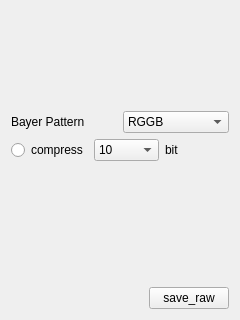
<?xml version="1.0" encoding="UTF-8"?>
<ui version="4.0">
 <class>Ui_save_raw_Form</class>
 <widget class="QWidget" name="Ui_save_raw_Form">
  <property name="geometry">
   <rect>
    <x>0</x>
    <y>0</y>
    <width>240</width>
    <height>320</height>
   </rect>
  </property>
  <property name="windowTitle">
   <string>Form</string>
  </property>
  <layout class="QVBoxLayout" name="verticalLayout_2">
   <item>
    <spacer name="verticalSpacer_2">
     <property name="orientation">
      <enum>Qt::Vertical</enum>
     </property>
     <property name="sizeHint" stdset="0">
      <size>
       <width>20</width>
       <height>40</height>
      </size>
     </property>
    </spacer>
   </item>
   <item>
    <layout class="QVBoxLayout" name="verticalLayout">
     <item>
      <layout class="QHBoxLayout" name="horizontalLayout_2">
       <item>
        <widget class="QLabel" name="label">
         <property name="text">
          <string>Bayer Pattern</string>
         </property>
        </widget>
       </item>
       <item>
        <widget class="QComboBox" name="bayer">
         <item>
          <property name="text">
           <string>RGGB</string>
          </property>
         </item>
         <item>
          <property name="text">
           <string>BGGR</string>
          </property>
         </item>
         <item>
          <property name="text">
           <string>GRBG</string>
          </property>
         </item>
         <item>
          <property name="text">
           <string>GBRG</string>
          </property>
         </item>
        </widget>
       </item>
      </layout>
     </item>
     <item>
      <layout class="QHBoxLayout" name="horizontalLayout">
       <item>
        <widget class="QRadioButton" name="compress">
         <property name="text">
          <string>compress</string>
         </property>
        </widget>
       </item>
       <item>
        <widget class="QComboBox" name="bit">
         <item>
          <property name="text">
           <string>10</string>
          </property>
         </item>
         <item>
          <property name="text">
           <string>12</string>
          </property>
         </item>
         <item>
          <property name="text">
           <string>14</string>
          </property>
         </item>
        </widget>
       </item>
       <item>
        <widget class="QLabel" name="label_2">
         <property name="text">
          <string>bit</string>
         </property>
        </widget>
       </item>
      </layout>
     </item>
     <item>
      <spacer name="horizontalSpacer_3">
       <property name="orientation">
        <enum>Qt::Horizontal</enum>
       </property>
       <property name="sizeHint" stdset="0">
        <size>
         <width>40</width>
         <height>20</height>
        </size>
       </property>
      </spacer>
     </item>
     <item>
      <spacer name="horizontalSpacer_2">
       <property name="orientation">
        <enum>Qt::Horizontal</enum>
       </property>
       <property name="sizeHint" stdset="0">
        <size>
         <width>40</width>
         <height>20</height>
        </size>
       </property>
      </spacer>
     </item>
     <item>
      <spacer name="verticalSpacer_3">
       <property name="orientation">
        <enum>Qt::Vertical</enum>
       </property>
       <property name="sizeHint" stdset="0">
        <size>
         <width>20</width>
         <height>40</height>
        </size>
       </property>
      </spacer>
     </item>
     <item>
      <spacer name="verticalSpacer">
       <property name="orientation">
        <enum>Qt::Vertical</enum>
       </property>
       <property name="sizeHint" stdset="0">
        <size>
         <width>20</width>
         <height>40</height>
        </size>
       </property>
      </spacer>
     </item>
    </layout>
   </item>
   <item>
    <layout class="QHBoxLayout" name="horizontalLayout_3">
     <item>
      <spacer name="horizontalSpacer">
       <property name="orientation">
        <enum>Qt::Horizontal</enum>
       </property>
       <property name="sizeHint" stdset="0">
        <size>
         <width>40</width>
         <height>20</height>
        </size>
       </property>
      </spacer>
     </item>
     <item>
      <widget class="QPushButton" name="pushButton">
       <property name="text">
        <string>save_raw</string>
       </property>
      </widget>
     </item>
    </layout>
   </item>
  </layout>
 </widget>
 <resources/>
 <connections/>
</ui>
